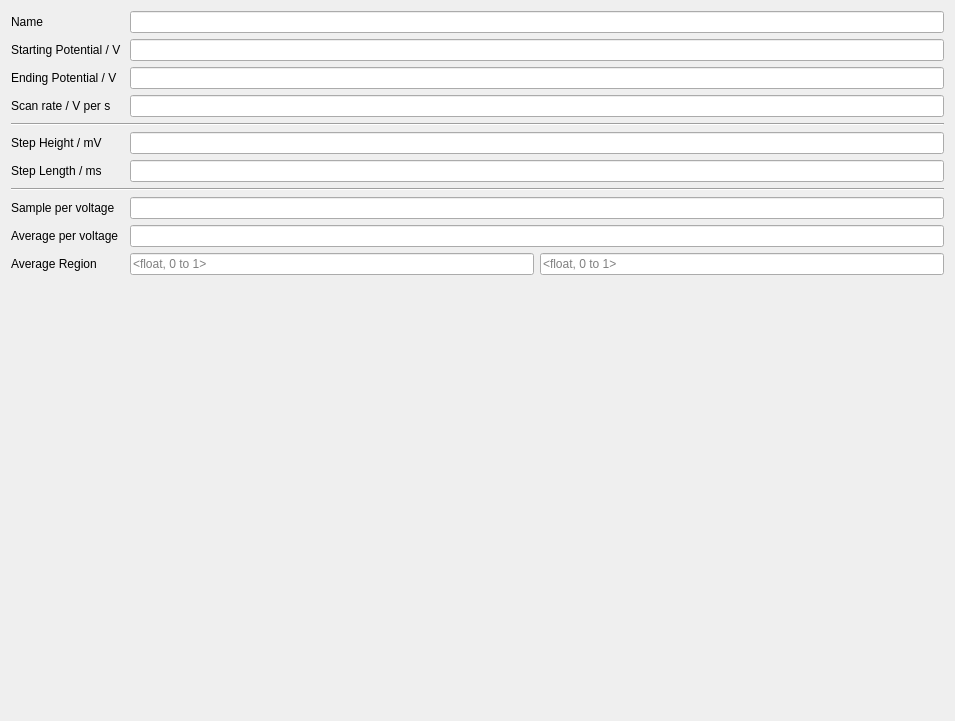
<?xml version="1.0" encoding="UTF-8"?>
<ui version="4.0">
 <class>Form</class>
 <widget class="QWidget" name="Form">
  <property name="geometry">
   <rect>
    <x>0</x>
    <y>0</y>
    <width>955</width>
    <height>721</height>
   </rect>
  </property>
  <property name="windowTitle">
   <string>Form</string>
  </property>
  <layout class="QVBoxLayout" name="verticalLayout">
   <item>
    <layout class="QGridLayout" name="gridLayout">
     <item row="5" column="0">
      <widget class="QLabel" name="labelStepHeight">
       <property name="text">
        <string>Step Height / mV</string>
       </property>
      </widget>
     </item>
     <item row="0" column="0">
      <widget class="QLabel" name="labelName">
       <property name="text">
        <string>Name</string>
       </property>
      </widget>
     </item>
     <item row="2" column="0">
      <widget class="QLabel" name="labelPotentialEnd">
       <property name="text">
        <string>Ending Potential / V </string>
       </property>
      </widget>
     </item>
     <item row="6" column="0">
      <widget class="QLabel" name="labelStepLength">
       <property name="text">
        <string>Step Length / ms</string>
       </property>
      </widget>
     </item>
     <item row="3" column="0">
      <widget class="QLabel" name="labelScanRate">
       <property name="text">
        <string>Scan rate / V per s</string>
       </property>
      </widget>
     </item>
     <item row="1" column="0">
      <widget class="QLabel" name="labelPotentialStart">
       <property name="text">
        <string>Starting Potential / V </string>
       </property>
      </widget>
     </item>
     <item row="8" column="0">
      <widget class="QLabel" name="labelSampleRange">
       <property name="text">
        <string>Sample per voltage</string>
       </property>
      </widget>
     </item>
     <item row="9" column="0">
      <widget class="QLabel" name="labelAverageRange">
       <property name="text">
        <string>Average per voltage</string>
       </property>
      </widget>
     </item>
     <item row="10" column="0">
      <widget class="QLabel" name="labelAverageRegion">
       <property name="text">
        <string>Average Region</string>
       </property>
      </widget>
     </item>
     <item row="10" column="1">
      <widget class="QLineEdit" name="lineEditARBegin">
       <property name="placeholderText">
        <string>&lt;float, 0 to 1&gt;</string>
       </property>
      </widget>
     </item>
     <item row="10" column="2">
      <widget class="QLineEdit" name="lineEditAREnd">
       <property name="placeholderText">
        <string>&lt;float, 0 to 1&gt;</string>
       </property>
      </widget>
     </item>
     <item row="0" column="1" colspan="2">
      <widget class="QLineEdit" name="lineEditName">
       <property name="placeholderText">
        <string/>
       </property>
      </widget>
     </item>
     <item row="1" column="1" colspan="2">
      <widget class="QLineEdit" name="lineEditPotentialStart">
       <property name="placeholderText">
        <string/>
       </property>
      </widget>
     </item>
     <item row="2" column="1" colspan="2">
      <widget class="QLineEdit" name="lineEditPotentialEnd">
       <property name="placeholderText">
        <string/>
       </property>
      </widget>
     </item>
     <item row="3" column="1" colspan="2">
      <widget class="QLineEdit" name="lineEditScanRate">
       <property name="placeholderText">
        <string/>
       </property>
      </widget>
     </item>
     <item row="5" column="1" colspan="2">
      <widget class="QLineEdit" name="lineEditStepHeight">
       <property name="placeholderText">
        <string/>
       </property>
      </widget>
     </item>
     <item row="6" column="1" colspan="2">
      <widget class="QLineEdit" name="lineEditStepLength">
       <property name="placeholderText">
        <string/>
       </property>
      </widget>
     </item>
     <item row="7" column="0" colspan="3">
      <widget class="Line" name="line_3">
       <property name="orientation">
        <enum>Qt::Horizontal</enum>
       </property>
      </widget>
     </item>
     <item row="8" column="1" colspan="2">
      <widget class="QLineEdit" name="lineEditSampleRange">
       <property name="placeholderText">
        <string/>
       </property>
      </widget>
     </item>
     <item row="9" column="1" colspan="2">
      <widget class="QLineEdit" name="lineEditAverageRange">
       <property name="placeholderText">
        <string/>
       </property>
      </widget>
     </item>
     <item row="4" column="0" colspan="3">
      <widget class="Line" name="line">
       <property name="orientation">
        <enum>Qt::Horizontal</enum>
       </property>
      </widget>
     </item>
    </layout>
   </item>
   <item>
    <spacer name="verticalSpacer">
     <property name="orientation">
      <enum>Qt::Vertical</enum>
     </property>
     <property name="sizeHint" stdset="0">
      <size>
       <width>20</width>
       <height>40</height>
      </size>
     </property>
    </spacer>
   </item>
  </layout>
 </widget>
 <resources/>
 <connections/>
</ui>
